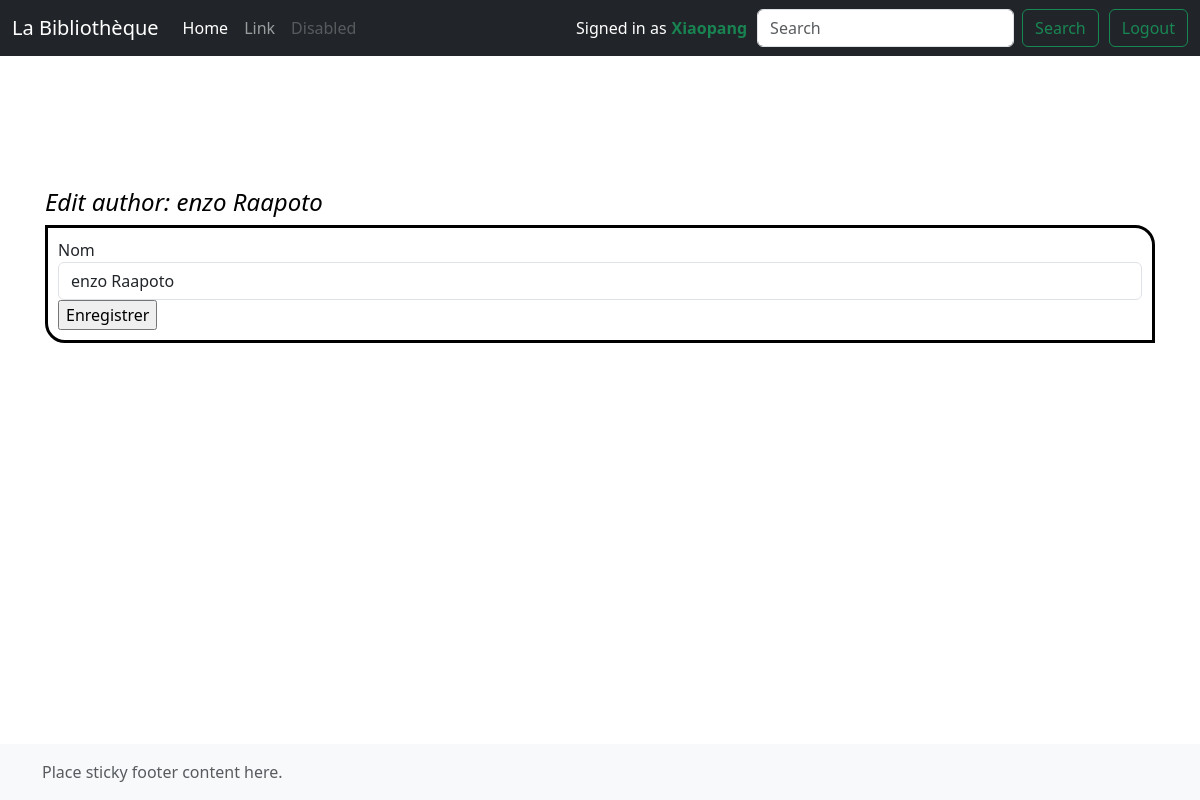
The app's page /edit-author/1 (signed in), older data.
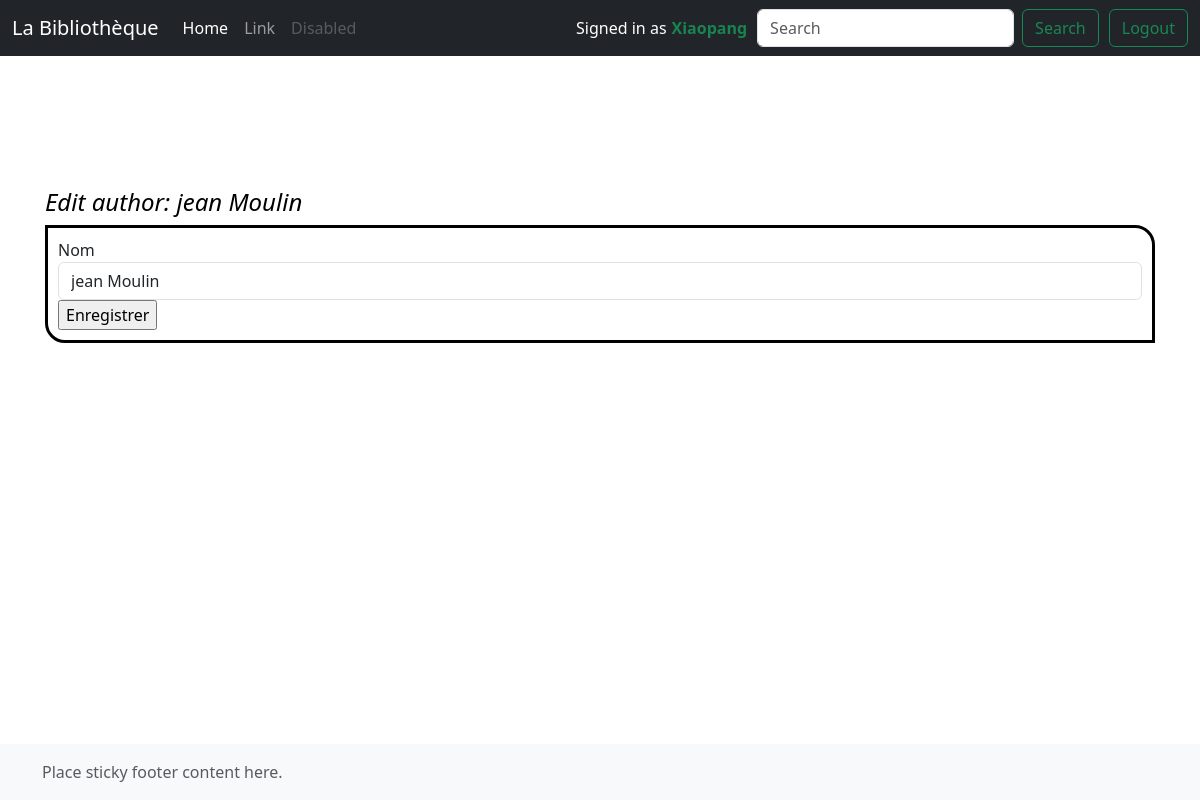
The same page, newer data.
### tuto/models.py (models this page shows, shortened)
class Author(db.Model):
    id = db.Column(db.Integer,primary_key = True)
    name = db.Column(db.String(100))

### tuto/views.py (the view)
@app.route("/edit-author/<int:id>")
@login_required
def edit_author(id):
    a = get_author(id)
    f = AuthorForm(id=a.id, name=a.name)
    return render_template(
        "edit-author.html",
        author=a, form = f)

### tuto/views.py
class AuthorForm(FlaskForm):
    id = HiddenField('id')
    name = StringField('Nom', validators=[DataRequired()])

### tuto/models.py (called while the page is built)
@login_manager.user_loader
def load_user(username):
    return User.query.get(username)

def get_author(id):
    return Author.query.get(id)  # Utilisez .get() pour obtenir l'auteur par son ID

### tuto/templates/edit-author.html (shortened to what this page needs)
{% extends "base.html" %}
{% block styles %}
{{ super() }}
<link rel="stylesheet" href="{{url_for('static', filename='home.css')}}">
{% endblock %}
{% block content %}
  <h1 id="auteur">Edit author: {{ author.name }}</h1>
  <form id="StyleForm" role="form" method="POST" action="{{ url_for('save_edit_author') }}">
    <div class=
      {% if form.name.errors %}
        "form-group has-error"
      {% else %}
        "form-group"
      {% endif %}>
      {{ form.name.label }}
      {{ form.name(size=50, class_="form-control") }}
    </div>
    <input lass="btn btn-outline-success" type="submit" value="Enregistrer">
  </form>
{% endblock %}

Row changes from the older to the newer data that the page shows:
changed Author: name "enzo Raapoto" → "jean Moulin"
